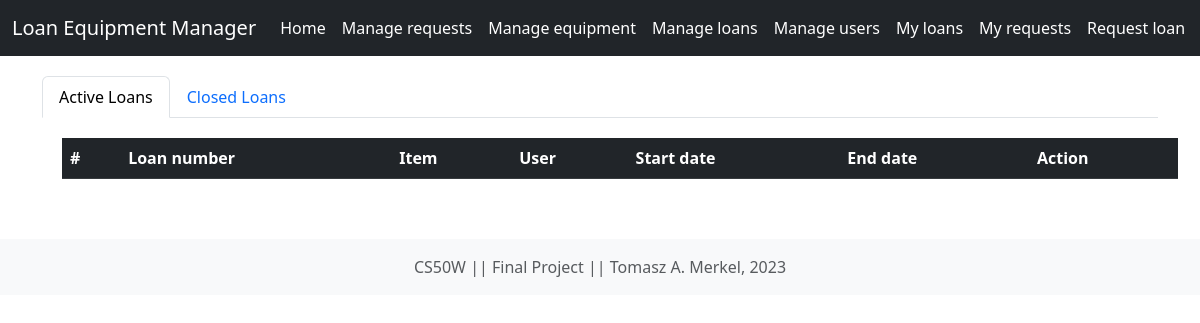
Before: /manage_loans (signed in) with the older database file.
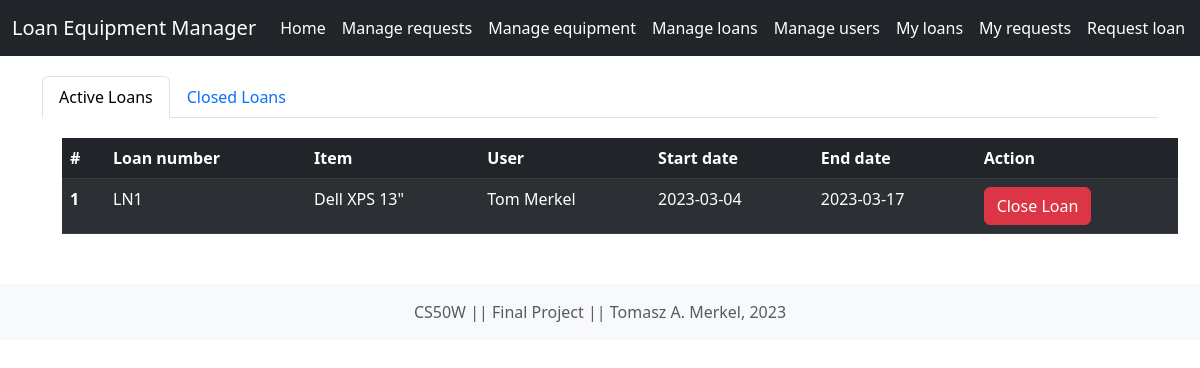
After: the same page with the newer database file.
### loan_equipment_manager/models.py (models this page shows, shortened)
class Loan(models.Model):
    loan_number = models.CharField(max_length=128, null=False)
    end_user = models.ForeignKey(User, related_name="loaner_id", on_delete=models.CASCADE)
    loan_item = models.ForeignKey(Loan_item, related_name="ln_item_id", on_delete=models.CASCADE)
    items_count = models.CharField(max_length=128, null=False)
    active_loan = models.CharField(max_length=3, null=False, default="Yes")
    req_number = models.ForeignKey(Request, related_name="request_id", on_delete=models.DO_NOTHING)

class Loan_item(models.Model):
    CATEGORY = (
        ('...', '...'),
        ('Audio', 'Audio'),
        ('Laptops', 'Laptops'),
        ('Mobile devices', 'Mobile devices'),
        ('Pheripherals', 'Pheripherals')
    )
    asset_number = models.CharField(max_length=128, )
    make = models.CharField(max_length=128, null=False)
    model = models.CharField(max_length=128, null=False)
    category = models.CharField(max_length=128, null=False, choices=CATEGORY)
    on_loan = models.CharField(max_length=3, null=False)
    qr_code = models.CharField(max_length=128, null=True)
    notes = models.CharField(max_length=256, null=False, default="Note")

class User(AbstractUser):
    sd_admin = models.BooleanField(default=False, null=True)
    standard = models.BooleanField(default=False, null=True)

class Request(models.Model):
    req_number = models.CharField(max_length=128, null=False)
    end_user = models.ForeignKey(User, related_name="requestor_id", on_delete=models.CASCADE)
    req_item = models.ForeignKey(Loan_item, related_name="item_id", on_delete=models.CASCADE)
    req_start_date = models.CharField(max_length=128, null=True)
    req_end_date = models.CharField(max_length=128, null=True)
    req_approved = models.CharField(max_length=3, null=False, default="Pending")

### loan_equipment_manager/decorators.py (the view)
    def wrapper(request, *args, **kwargs):
        if request.user.groups.filter(name="admin").exists() or request.user.groups.filter(name="sd admin").exists():
            return function(request, *args, **kwargs)
        raise Http404

### loan_equipment_manager/templatetags/auth_extras.py (called while the page is built)
@register.filter(name='has_group')
def has_group(user, group_name):
    group = Group.objects.get(name=group_name)
    return True if group in user.groups.all() else False

### loan_equipment_manager/templates/loan_equipment_manager/manage_loans.html (shortened to what this page needs)
{% extends "loan_equipment_manager/layout.html" %}
{% block body %}
<div class="container manage-loans">
    <nav>
        <div class="nav nav-tabs" id="nav-tab" role="tablist">
          <button class="nav-link active" id="nav-home-tab" data-bs-toggle="tab" data-bs-target="#nav-active" type="button" role="tab" aria-controls="nav-home" aria-selected="true">Active Loans</button>
          <button class="nav-link" id="nav-profile-tab" data-bs-toggle="tab" data-bs-target="#nav-closed" type="button" role="tab" aria-controls="nav-profile" aria-selected="false">Closed Loans</button>
        </div>
    </nav>
      <div class="tab-content" id="nav-tabContent">
        <div class="tab-pane fade show active" id="nav-active" role="tabpanel" aria-labelledby="nav-home-tab">
            <table class="table table-dark table-striped table-hover" id="activeLoansTable">
                <thead>
                    <tr>
                        <th scope="col">#</th>
                        <th scope="col">Loan number</th>
                        <th scope="col">Item</th>
                        <th scope="col">User</th>
                        <th scope="col">Start date</th>
                        <th scope="col">End date</th>
                        <th scope="col">Action</th>
                    </tr>
                </thead>
                <tbody>
                {% for loan in activeloans %}
                <tr>
                    <th scope="row">{{ forloop.counter }} </th>
                    <td>{{loan.loan_number}}</td>
                    <td>{{loan.make}} {{loan.model}}</td>
                    <td>{{loan.first_name}} {{loan.last_name}}</td>
                    <td>{{loan.start_date}}</td>
                    <td>{{loan.end_date}}</td>
                    <td><a class="btn btn-danger" id="closeLoanBtn">Close Loan</a></td>
                </tr>
                {% endfor %}
            </tbody>
        </table>
        </div>
    </div>
</div>
{% endblock %}

Changed rows visible on the page:
added Loan: loan_number "LN1"
added Loan_item: make "Dell", model "XPS 13\""
added User: first_name "Tom", last_name "Merkel"
added Request: start_date "2023-03-04", end_date "2023-03-17"
Other visible differences:
new list line: "1 Close Loan"
